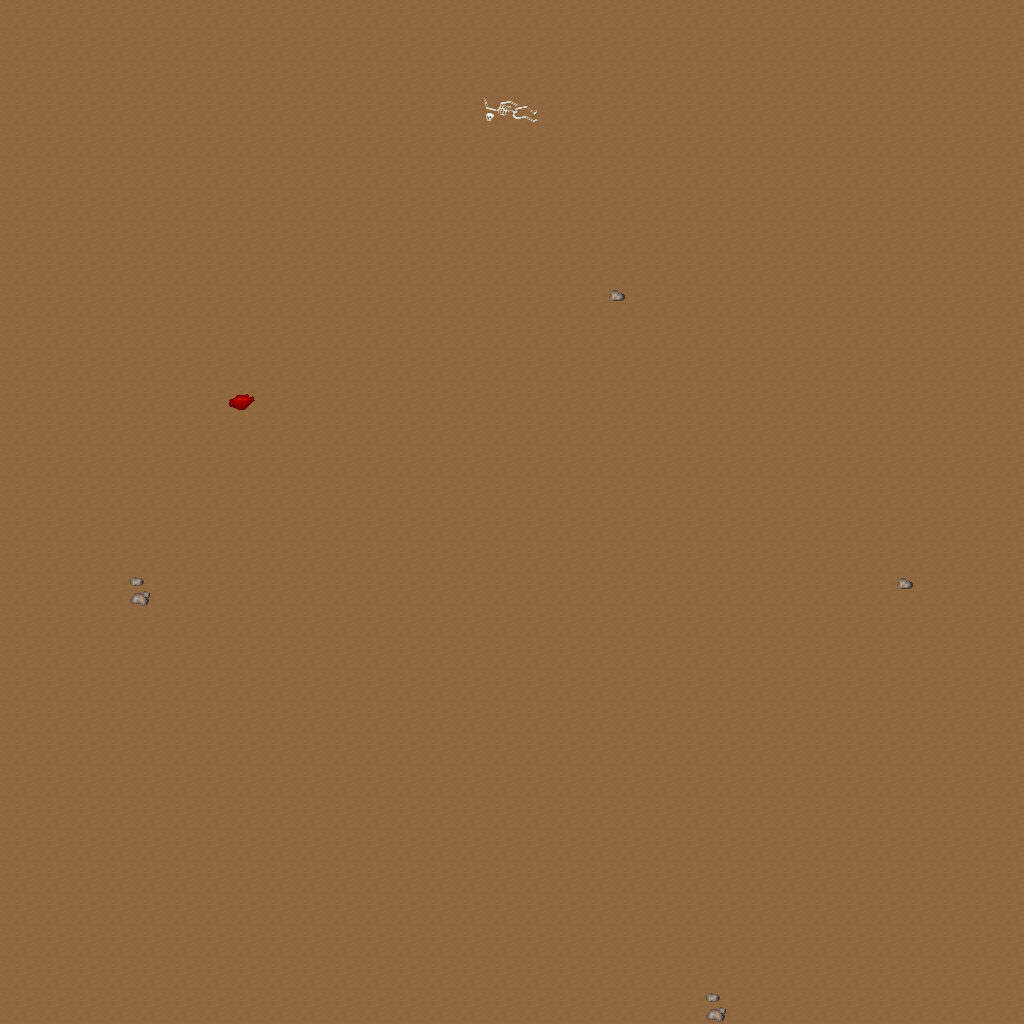

This is a level from a 2D game, rendered from its Tiled map with the project's own tilesets. A one-line summary and the map file follow, with tile-layer data summarised:
An orthogonal 32x32 tile map with 32x32 px tiles, 5 tile layers (Ground, Objects, Objects2, Above, ...), 1 hidden layer not drawn, 31 tilesets.

<map version="1.10" tiledversion="1.11.0" orientation="orthogonal" renderorder="right-down" width="32" height="32" tilewidth="32" tileheight="32" infinite="0" nextlayerid="11" nextobjectid="1">
 <tileset firstgid="1" name="ground_ground" tilewidth="32" tileheight="32" tilecount="33" columns="3">
  <image source="../drawable/ground_ground.png" width="96" height="352" />
 </tileset>
 <tileset firstgid="34" name="ground_ridge_earth_dark" tilewidth="32" tileheight="32" tilecount="96" columns="12">
  <image source="../drawable/ground_ridge_earth_dark.png" width="384" height="256" />
 </tileset>
 <tileset firstgid="130" name="furniture_light_iron_lamp" tilewidth="32" tileheight="32" tilecount="3" columns="1">
  <image source="../drawable/furniture_light_iron_lamp.png" width="32" height="96" />
 </tileset>
 <tileset firstgid="133" name="furniture_light_dark_torch" tilewidth="32" tileheight="32" tilecount="8" columns="2">
  <image source="../drawable/furniture_light_dark_torch.png" width="64" height="128" />
 </tileset>
 <tileset firstgid="141" name="furniture_light_flames" tilewidth="32" tileheight="32" tilecount="6" columns="6">
  <image source="../drawable/furniture_light_flames.png" width="192" height="32" />
 </tileset>
 <tileset firstgid="147" name="item_corpse_skeleton" tilewidth="32" tileheight="32" tilecount="4" columns="2">
  <image source="../drawable/item_corpse_skeleton.png" width="64" height="64" />
 </tileset>
 <tileset firstgid="151" name="item_blood_floor_stains_2" tilewidth="32" tileheight="32" tilecount="4" columns="2">
  <image source="../drawable/item_blood_floor_stains_2.png" width="64" height="64" />
 </tileset>
 <tileset firstgid="155" name="item_chest_large" tilewidth="32" tileheight="32" tilecount="8" columns="4">
  <image source="../drawable/item_chest_large.png" width="128" height="64" />
 </tileset>
 <tileset firstgid="163" name="item_armor_sword_rack" tilewidth="32" tileheight="32" tilecount="4" columns="2">
  <image source="../drawable/item_armor_sword_rack.png" width="64" height="64" />
 </tileset>
 <tileset firstgid="167" name="item_armor_weapons_rack" tilewidth="32" tileheight="32" tilecount="18" columns="9">
  <image source="../drawable/item_armor_weapons_rack.png" width="288" height="64" />
 </tileset>
 <tileset firstgid="185" name="item_pot_barrel_tall" tilewidth="32" tileheight="32" tilecount="2" columns="1">
  <image source="../drawable/item_pot_barrel_tall.png" width="32" height="64" />
 </tileset>
 <tileset firstgid="187" name="item_pot_pot_tall" tilewidth="32" tileheight="32" tilecount="2" columns="1">
  <image source="../drawable/item_pot_pot_tall.png" width="32" height="64" />
 </tileset>
 <tileset firstgid="189" name="ground_rock_pebbles" tilewidth="32" tileheight="32" tilecount="3" columns="1">
  <image source="../drawable/ground_rock_pebbles.png" width="32" height="96" />
 </tileset>
 <tileset firstgid="192" name="item_corpse_skull_dark" tilewidth="32" tileheight="32" tilecount="2" columns="2">
  <image source="../drawable/item_corpse_skull_dark.png" width="64" height="32" />
 </tileset>
 <tileset firstgid="194" name="ground_ladder_horizontal_dark" tilewidth="32" tileheight="32" tilecount="3" columns="1">
  <image source="../drawable/ground_ladder_horizontal_dark.png" width="32" height="96" />
 </tileset>
 <tileset firstgid="197" name="ground_fire_fire" tilewidth="32" tileheight="32" tilecount="27" columns="3">
  <image source="../drawable/ground_fire_fire.png" width="96" height="288" />
 </tileset>
 <tileset firstgid="224" name="ground_cobbled_paving" tilewidth="32" tileheight="32" tilecount="1" columns="1">
  <image source="../drawable/ground_cobbled_paving.png" width="32" height="32" />
 </tileset>
 <tileset firstgid="225" name="plant_stump_int_small_stump" tilewidth="32" tileheight="32" tilecount="1" columns="1">
  <image source="../drawable/plant_stump_int_small_stump.png" width="32" height="32" />
 </tileset>
 <tileset firstgid="226" name="furniture_table_tree_stump_table" tilewidth="32" tileheight="32" tilecount="4" columns="2">
  <image source="../drawable/furniture_table_tree_stump_table.png" width="64" height="64" />
 </tileset>
 <tileset firstgid="230" name="logic_collision" tilewidth="32" tileheight="32" tilecount="1" columns="1">
  <image source="../drawable/logic_collision.png" width="32" height="32" />
 </tileset>
 <tileset firstgid="231" name="ground_ladder_vertical_dark" tilewidth="32" tileheight="32" tilecount="3" columns="3">
  <image source="../drawable/ground_ladder_vertical_dark.png" width="96" height="32" />
 </tileset>
 <tileset firstgid="234" name="logic_creature_animal" tilewidth="32" tileheight="32" tilecount="32" columns="8">
  <image source="../drawable/logic_creature_animal.png" width="256" height="128" />
 </tileset>
 <tileset firstgid="266" name="logic_creature_human_barbarian" tilewidth="32" tileheight="32" tilecount="7" columns="7">
  <image source="../drawable/logic_creature_human_barbarian.png" width="224" height="32" />
 </tileset>
 <tileset firstgid="273" name="ground_ladder_steps" tilewidth="32" tileheight="32" tilecount="6" columns="3">
  <image source="../drawable/ground_ladder_steps.png" width="96" height="64" />
 </tileset>
 <tileset firstgid="279" name="logic_portal" tilewidth="32" tileheight="32" tilecount="24" columns="8">
  <image source="../drawable/logic_portal.png" width="256" height="96" />
 </tileset>
 <tileset firstgid="303" name="ground_earth_edges_yellowgreen" tilewidth="32" tileheight="32" tilecount="15" columns="5">
  <image source="../drawable/ground_earth_edges_yellowgreen.png" width="160" height="96" />
 </tileset>
 <tileset firstgid="318" name="plant_grasses" tilewidth="32" tileheight="32" tilecount="6" columns="3">
  <image source="../drawable/plant_grasses.png" width="96" height="64" />
 </tileset>
 <tileset firstgid="324" name="light_yellow_light_5x5" tilewidth="32" tileheight="32" tilecount="25" columns="5">
  <image source="../drawable/light_yellow_light_5x5.png" width="160" height="160" />
 </tileset>
 <tileset firstgid="349" name="light_dim_yellow_light_7x5" tilewidth="32" tileheight="32" tilecount="35" columns="7">
  <image source="../drawable/light_dim_yellow_light_7x5.png" width="224" height="160" />
 </tileset>
 <tileset firstgid="384" name="item_firewood" tilewidth="32" tileheight="32" tilecount="12" columns="3">
  <image source="../drawable/item_firewood.png" width="96" height="128" />
 </tileset>
 <tileset firstgid="396" name="logic_creature_insect" tilewidth="32" tileheight="32" tilecount="5" columns="5">
  <image source="../drawable/logic_creature_insect.png" width="160" height="32" />
 </tileset>
 <layer id="1" name="Ground" width="32" height="32">
  <data>[1024 cells, 1024 non-empty, 1 distinct tile ids]</data>
 </layer>
 <layer id="2" name="Objects" width="32" height="32">
  <data>[1024 cells, 7 non-empty, 5 distinct tile ids]</data>
 </layer>
 <layer id="3" name="Objects2" width="32" height="32">
  <data>[1024 cells, 0 non-empty, 0 distinct tile ids]</data>
 </layer>
 <layer id="4" name="Above" width="32" height="32">
  <data>[1024 cells, 0 non-empty, 0 distinct tile ids]</data>
 </layer>
 <layer id="5" name="Above2" width="32" height="32">
  <data>[1024 cells, 0 non-empty, 0 distinct tile ids]</data>
 </layer>
 <layer id="6" name="Walkable" width="32" height="32" visible="0">
  <data>[1024 cells, 0 non-empty, 0 distinct tile ids]</data>
 </layer>
 <objectgroup id="7" name="Mapevents" />
 <objectgroup id="8" name="Spawn" />
 <objectgroup id="9" name="Keys" />
 <objectgroup id="10" name="Replace" />
</map>
